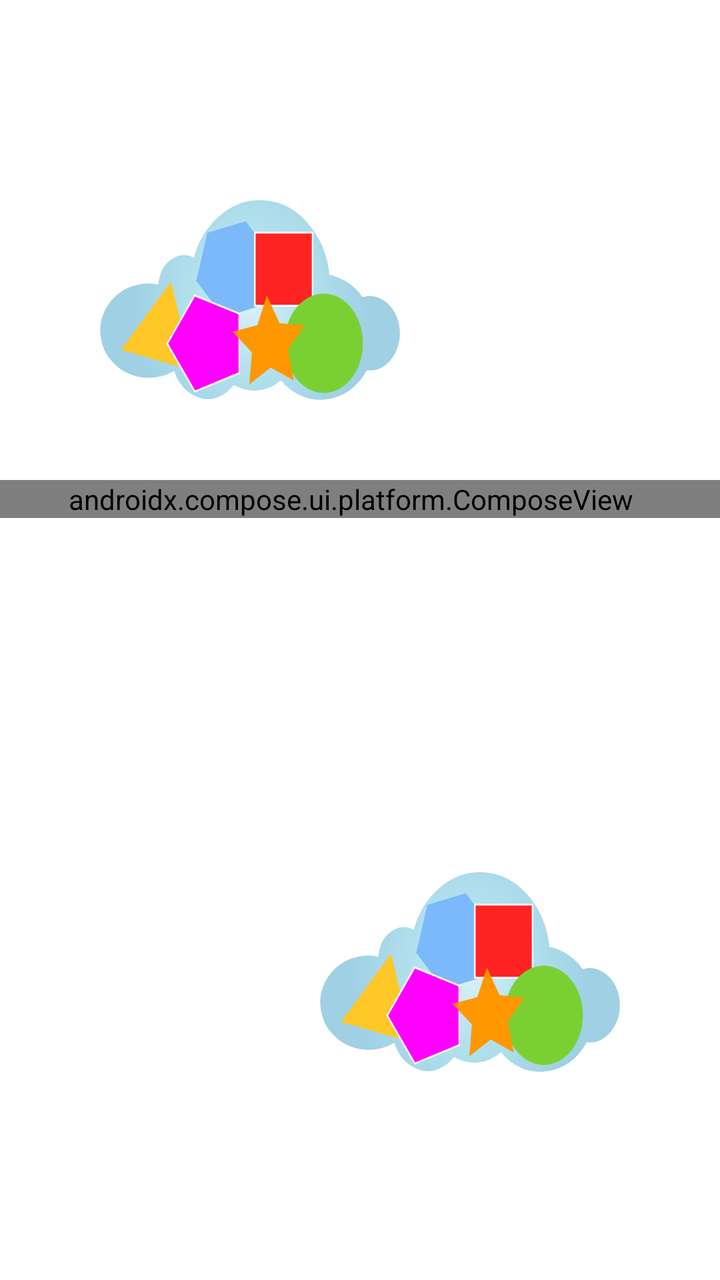
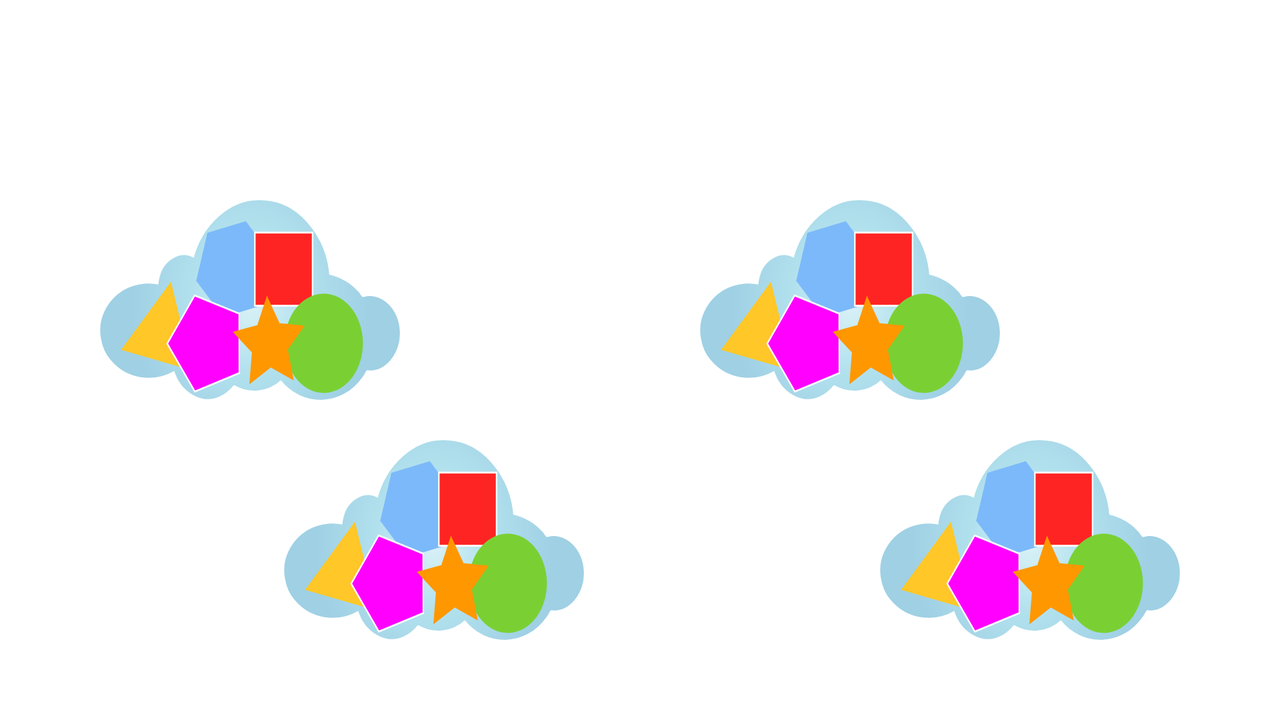

The same Android screen from two of the app's own layout files: first res/layout/ as a phone draws it, then the repository's variant for another configuration, drawn on a device whose configuration selects that folder. Both files follow.
<!-- AndroidManifest.xml: application theme Theme.KidGames -->
<!-- res/layout/dash_board_fragment_land.xml -->
<?xml version="1.0" encoding="utf-8"?>
<layout xmlns:tools="http://schemas.android.com/tools"
    xmlns:android="http://schemas.android.com/apk/res/android"
    xmlns:app="http://schemas.android.com/apk/res-auto">

    <androidx.constraintlayout.widget.ConstraintLayout
        android:layout_width="match_parent"
        android:layout_height="match_parent"
        android:background="@drawable/katman_1"
        app:layoutDescription="@xml/dash_board_fragment_land_scene"
        tools:context=".MainActivity">


        <ImageView
            android:id="@+id/button_goto_shapes"
            android:layout_width="150dp"
            android:layout_height="100dp"
            android:layout_marginStart="50dp"
            android:layout_marginTop="100dp"
            android:background="@drawable/layer1_1_"
            android:scaleType="fitCenter"
            android:text="Shapes"
            app:layout_constraintStart_toStartOf="parent"
            app:layout_constraintTop_toTopOf="parent" />

        <ImageView
            android:id="@+id/button_goto_fruits"
            android:layout_width="150dp"
            android:layout_height="100dp"
            android:layout_marginEnd="180dp"
            android:layout_marginBottom="100dp"
            android:background="@drawable/layer1_1_"
            android:text="Fruits"
            app:layout_constraintBottom_toBottomOf="parent"
            app:layout_constraintEnd_toStartOf="@+id/button_goto_colors" />

        <ImageView
            android:id="@+id/button_goto_animals"
            android:layout_width="150dp"
            android:layout_height="100dp"
            android:layout_marginStart="180dp"
            android:layout_marginTop="100dp"
            android:background="@drawable/layer1_1_"
            android:text="Animals"
            app:layout_constraintStart_toEndOf="@+id/button_goto_shapes"
            app:layout_constraintTop_toTopOf="parent" />

        <ImageView
            android:id="@+id/button_goto_colors"
            android:layout_width="150dp"
            android:layout_height="100dp"
            android:layout_marginEnd="50dp"
            android:layout_marginBottom="104dp"
            android:background="@drawable/layer1_1_"
            android:text="Colors"
            app:layout_constraintBottom_toBottomOf="parent"
            app:layout_constraintEnd_toEndOf="parent" />

        <androidx.compose.ui.platform.ComposeView
            android:id="@+id/segmented_progress_bar"
            android:layout_width="370dp"
            android:layout_height="wrap_content"
            android:layout_marginTop="240dp"
            app:layout_constraintEnd_toEndOf="parent"
            app:layout_constraintHorizontal_bias="1.0"
            app:layout_constraintStart_toStartOf="parent"
            app:layout_constraintTop_toTopOf="parent" />

    </androidx.constraintlayout.widget.ConstraintLayout>
</layout>
<!-- resources referenced by this layout -->
<resources>
  <!-- drawable layer1_1_: vector/xml drawable (drawable, 4663 chars, omitted) -->
  <style name="Theme.KidGames" parent="Theme.MaterialComponents.Light.NoActionBar">
          
          <item name="colorPrimary">@color/purple_500</item>
          <item name="colorPrimaryVariant">@color/purple_700</item>
          <item name="colorOnPrimary">@color/white</item>
          
          <item name="colorSecondary">@color/teal_200</item>
          <item name="colorSecondaryVariant">@color/teal_700</item>
          <item name="colorOnSecondary">@color/black</item>
          
          <item name="android:statusBarColor" tools:targetApi="l">?attr/colorPrimaryVariant</item>
          
      </style>
  <color name="purple_500">#FF6200EE</color>
  <color name="purple_700">#FF3700B3</color>
  <color name="white">#FFFFFFFF</color>
  <color name="teal_200">#FF03DAC5</color>
  <color name="teal_700">#FF018786</color>
  <color name="black">#FF000000</color>
</resources>
<!-- res/layout-land/dash_board_fragment_land.xml (the repository's variant of the layout above) -->
<!-- drawn on the phone turned sideways -->
<?xml version="1.0" encoding="utf-8"?>
<layout xmlns:tools="http://schemas.android.com/tools"
    xmlns:android="http://schemas.android.com/apk/res/android"
    xmlns:app="http://schemas.android.com/apk/res-auto">

    <androidx.constraintlayout.widget.ConstraintLayout
        android:layout_width="match_parent"
        android:layout_height="match_parent"
        android:background="@drawable/katman_1"
        app:layoutDescription="@xml/dash_board_fragment_land_scene"
        tools:context=".MainActivity">


        <ImageView
            android:id="@+id/button_goto_shapes"
            android:layout_width="150dp"
            android:layout_height="100dp"
            android:layout_marginStart="50dp"
            android:layout_marginTop="100dp"
            android:background="@drawable/layer1_1_"
            android:scaleType="fitCenter"
            android:text="Shapes"
            app:layout_constraintStart_toStartOf="parent"
            app:layout_constraintTop_toTopOf="parent" />

        <ImageView
            android:id="@+id/button_goto_fruits"
            android:layout_width="150dp"
            android:layout_height="100dp"
            android:layout_marginTop="20dp"
            android:layout_marginEnd="148dp"
            android:background="@drawable/layer1_1_"
            android:text="Fruits"
            app:layout_constraintEnd_toStartOf="@+id/button_goto_colors"
            app:layout_constraintTop_toBottomOf="@+id/button_goto_shapes" />

        <ImageView
            android:id="@+id/button_goto_animals"
            android:layout_width="150dp"
            android:layout_height="100dp"
            android:layout_marginStart="150dp"
            android:layout_marginTop="100dp"
            android:background="@drawable/layer1_1_"
            android:text="Animals"
            app:layout_constraintStart_toEndOf="@+id/button_goto_shapes"
            app:layout_constraintTop_toTopOf="parent" />

        <ImageView
            android:id="@+id/button_goto_colors"
            android:layout_width="150dp"
            android:layout_height="100dp"
            android:layout_marginTop="20dp"
            android:layout_marginEnd="50dp"
            android:background="@drawable/layer1_1_"
            android:text="Colors"
            app:layout_constraintEnd_toEndOf="parent"
            app:layout_constraintTop_toBottomOf="@+id/button_goto_animals" />

        <androidx.compose.ui.platform.ComposeView
            android:id="@+id/segmented_progress_bar"
            android:layout_width="370dp"
            android:layout_height="wrap_content"
            android:layout_marginTop="240dp"
            android:visibility="invisible"
            app:layout_constraintEnd_toEndOf="parent"
            app:layout_constraintHorizontal_bias="1.0"
            app:layout_constraintStart_toStartOf="parent"
            app:layout_constraintTop_toTopOf="parent" />

    </androidx.constraintlayout.widget.ConstraintLayout>
</layout>
